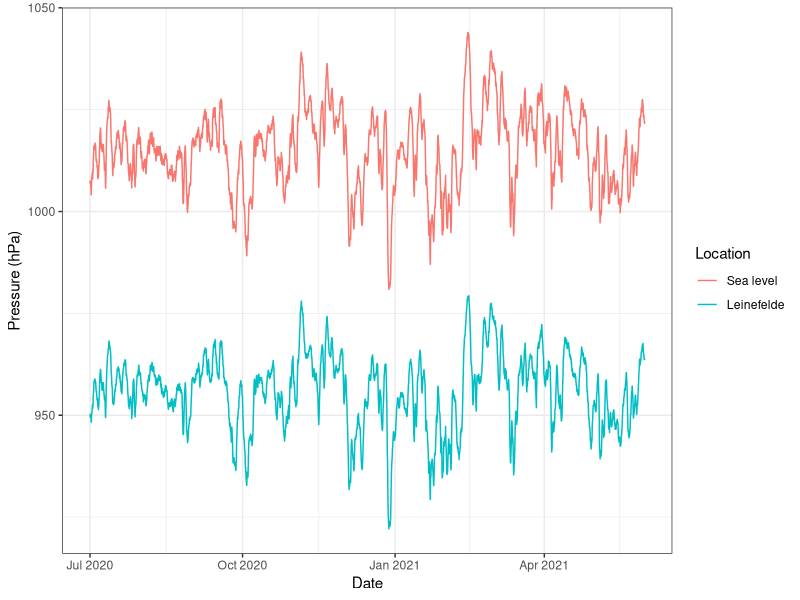

Generate this figure with R:
## ---- chunk 1
library(tidyverse)
theme_set(theme_bw())
## ---- chunk 2
pres <- read_csv("../Data_lectures/6_Air_pressure/TA_RH_PA_Leinefelde.csv")
## ---- chunk 3
#utility funcs from air humidity notebook

# temp is in degrees celcius
get_es <-  function(ta)  6.1078 * exp((17.08085 * ta) / (234.175 + ta))

rh2ea <- function(rh, e_s) rh/100 * e_s
get_spec_hum <- function(e_a, p) 0.622 * e_a / (p - 0.378 * e_a) # note Kg Kg-1

c2k <- function(c) c + 273.15
k2c <- function(k) k - 273.15

# get virtual temperature. Ta is the air temp and q the specific humidity
get_tv <- function(ta, q) ta * (1 + 0.608 * q)

Rd <- 287.05 # J Kg-1 K-1 gas constant of dry air
get_press_sea_level <- function(pz, tv, Dz, g = 9.81) {
  pz * exp((g * Dz)/(Rd * c2k(tv)))
}

## ---- chunk 4
heigth_diff <- 451 + 44 # elevation + tower height

pres <- pres %>%
  mutate(
    es = get_es(TA_degC),
    ea = rh2ea(RH_Perc, TA_degC),
    q = get_spec_hum(ea, PA_hPa),
    tv = get_tv(TA_degC, q),
    p0 = get_press_sea_level(PA_hPa, tv, heigth_diff)
  )
## ---- chunk 5
pres %>%
        gather("location", "pressure", p0, PA_hPa, factor_key = T) %>%
ggplot(aes(Date, pressure, color=location)) +
  geom_line() +
labs(y="Pressure (hPa)") +
scale_colour_discrete(name="Location", labels = c("Sea level", "Leinefelde"))
## ---- chunk 6
pa_nc <- 991.3  # Air pressure north campus
Rd <- 287.05 # J Kg-1 K-1 gas constant of dry air
g <- 9.81# m/s^2
z1 <- 1141 #m Brocken mountain Height
z0 <- 185 #m North campus Height
Z <- z0-z1
ta <- 15 # C measuered at the north campus
t_column <- ta + 0.00325 * Z #correction of temperature for elevation
#hPa would be the pressure at the Brocken mountain
pa_brocken<-  (991.3 * exp((g * Z)/(Rd * c2k(t_column)))) %>% round(2)

## ---- chunk 7
t_boil_nc <- (100 + 2.804e-2 * (pa_nc-1013.25) - 1.384e-5 *(pa_nc-1013.25)^2 )%>% round(2)
t_boil_brocken <- (100 + 2.804e-2 * (pa_brocken-1013.25) - 1.384e-5 * (pa_brocken-1013.25)^2 )%>% round(2)
